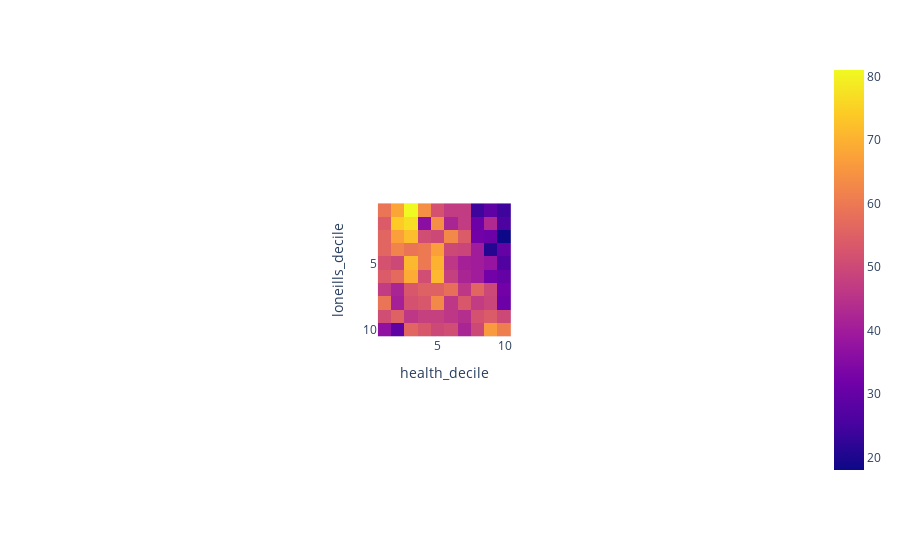

The cell this chart's notebook holds for it:
### Code cell
fig = px.imshow(decile_counts)
fig.show()
fig.write_image("england/health_loneills_deciles_heatmap.png")

### Figure 1 — Plotly figure (JSON) as saved in the notebook; plotly's stock layout.template omitted (floating-point values rounded to 4 significant figures)
{"data": [{"coloraxis": "coloraxis", "hovertemplate": "health_decile: %{x}<br>loneills_decile: %{y}<br>color: %{z}<extra></extra>", "name": "0", "type": "heatmap", "x": [1, 2, 3, 4, 5, 6, 7, 8, 9, 10], "xaxis": "x", "y": [1, 2, 3, 4, 5, 6, 7, 8, 9, 10], "yaxis": "y", "z": [[59, 68, 81, 64, 52, 47, 47, 24, 29, 24], [54, 74, 77, 36, 64, 42, 47, 31, 43, 26], [56, 67, 72, 51, 50, 63, 54, 32, 31, 18], [56, 62, 59, 60, 67, 50, 49, 40, 21, 30], [52, 50, 71, 60, 70, 46, 41, 40, 38, 27], [54, 57, 69, 51, 71, 48, 42, 40, 32, 30], [47, 42, 53, 55, 55, 58, 46, 56, 50, 32], [59, 41, 52, 53, 63, 46, 53, 47, 49, 31], [51, 55, 46, 48, 48, 46, 44, 52, 54, 50], [37, 29, 56, 53, 50, 51, 42, 50, 66, 61]]}], "layout": {"autosize": true, "coloraxis": {"colorscale": [[0, "#0d0887"], [0.1111, "#46039f"], [0.2222, "#7201a8"], [0.3333, "#9c179e"], [0.4444, "#bd3786"], [0.5556, "#d8576b"], [0.6667, "#ed7953"], [0.7778, "#fb9f3a"], [0.8889, "#fdca26"], [1, "#f0f921"]]}, "margin": {"t": 60}, "xaxis": {"anchor": "y", "autorange": true, "constrain": "domain", "domain": [0.4085, 0.5915], "range": [0.5, 10.5], "scaleanchor": "y", "title": {"text": "health_decile"}, "type": "linear"}, "yaxis": {"anchor": "x", "autorange": true, "constrain": "domain", "domain": [0, 1], "range": [10.5, 0.5], "title": {"text": "loneills_decile"}, "type": "linear"}}}
